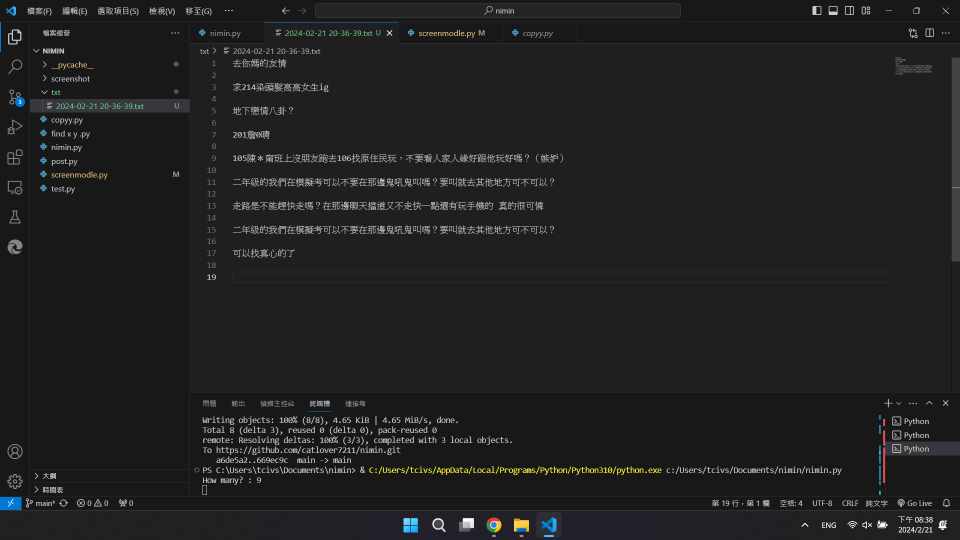
#> input picture screenshot/2024-02-21 20-36-39.png, 1920 x 1080 px, found by its file name (shown at 1/2 size)
$ python opencv.py
#> lines starting #> are read from the running program, lines starting #| are printed output that depends on the picture
import cv2                   # 匯入 OpenCV 函式庫
img = cv2.imread('2024-02-21 20-36-39.png')  # 讀取圖片
#> img is the input picture: shape (1080, 1920, 3); mean B, G, R 33, 32.9, 32.7


x = 445
y = 113
w = 800
h = 600
crop_img = img[y:y+h, x:x+w]        # 取出陣列的範圍
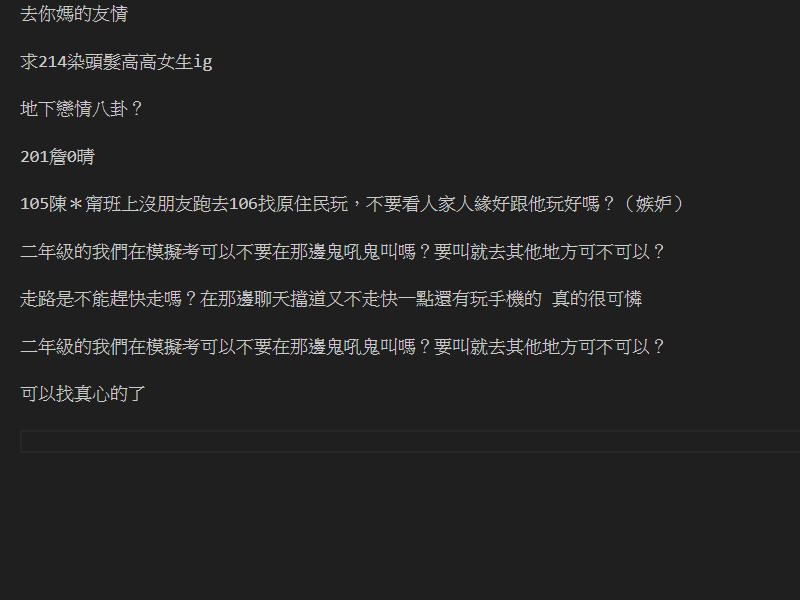
#> crop_img: shape (600, 800, 3); mean B, G, R 36.2, 36.2, 36.2
cv2.imwrite('output.jpg', crop_img) # 儲存圖片
cv2.imshow('oxxostudio', crop_img)
cv2.waitKey(0)                      # 按下任意鍵停止
cv2.destroyAllWindows()

# 335 123
# 979 123
#     566

$ run again, with screenshot/2024-02-19 20-35-56.png copied over screenshot/2024-02-21 20-36-39.png
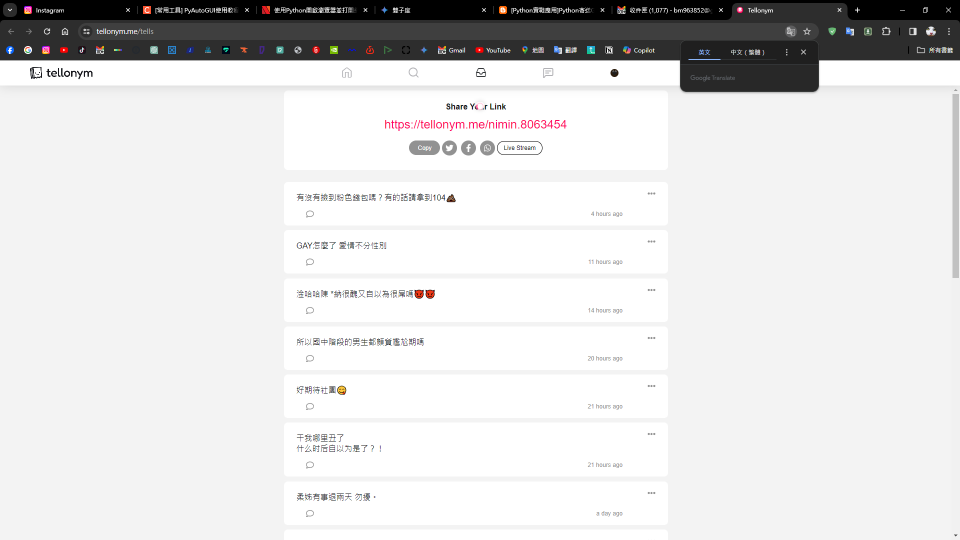
#> input picture screenshot/2024-02-19 20-35-56.png, 1920 x 1080 px, found by its file name (shown at 1/2 size)
#> img is the input picture: shape (1080, 1920, 3); mean B, G, R 221.4, 221.4, 221.7
#> `crop_img = img[y:y+h, x:x+w]`:
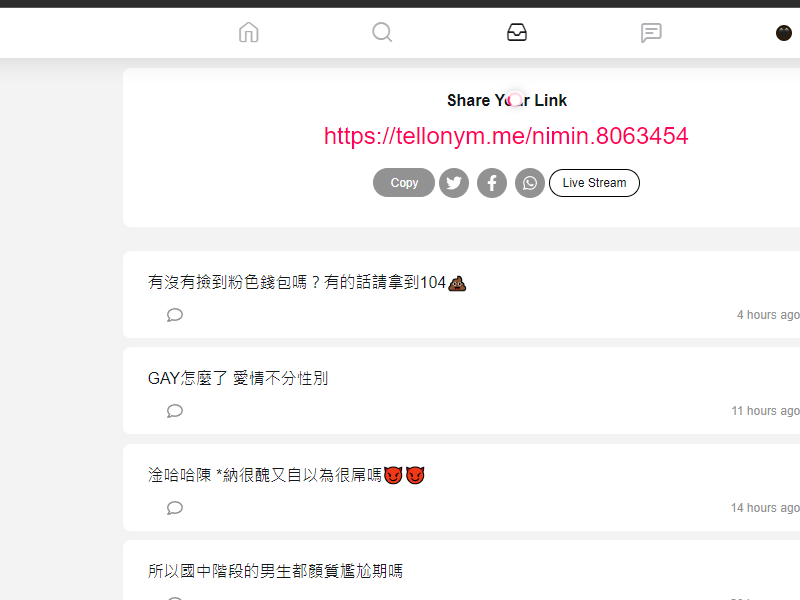
#> crop_img: shape (600, 800, 3); mean B, G, R 245.1, 244.8, 245.8
